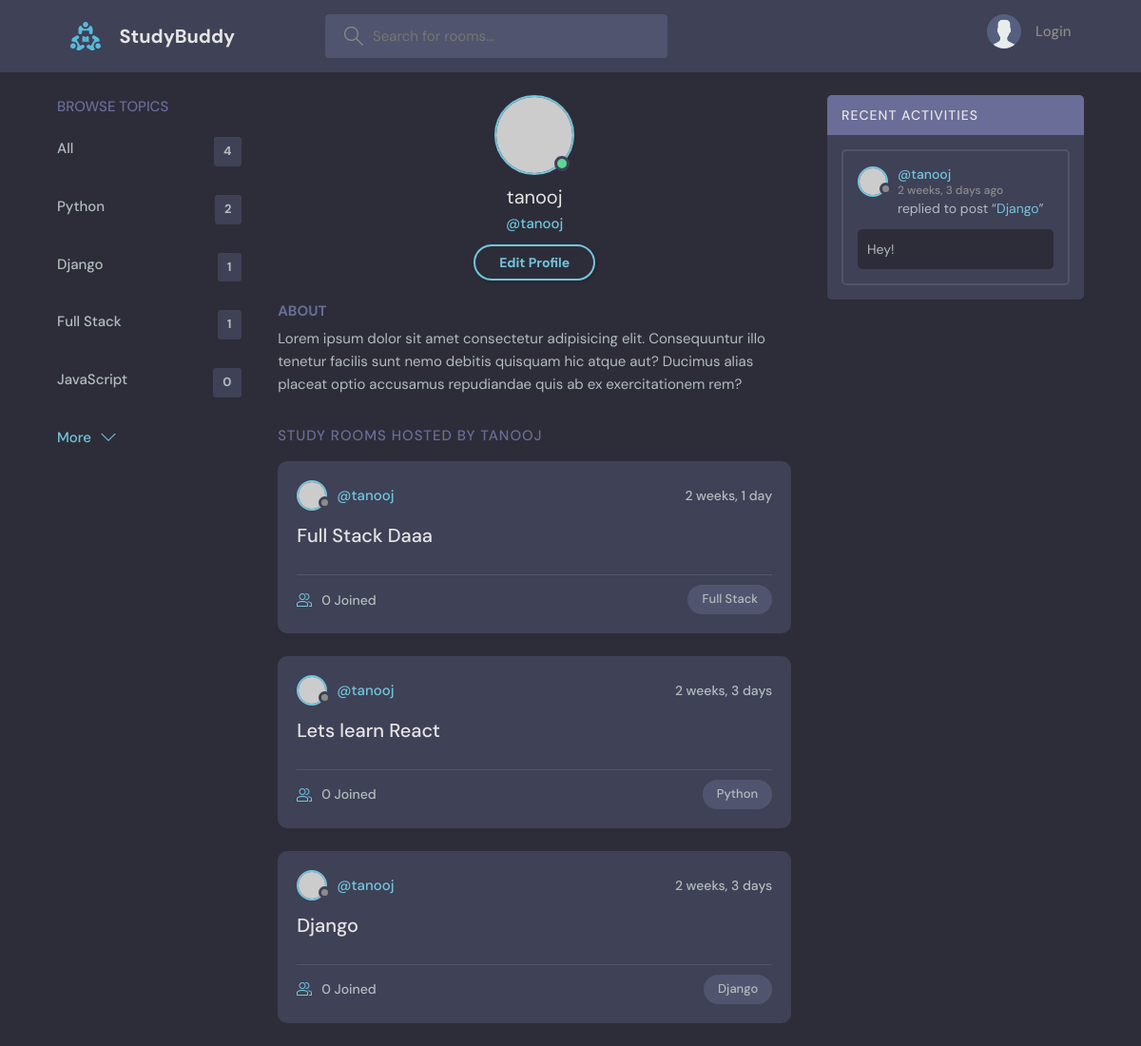
Page /profile/1/ on the earlier database version.
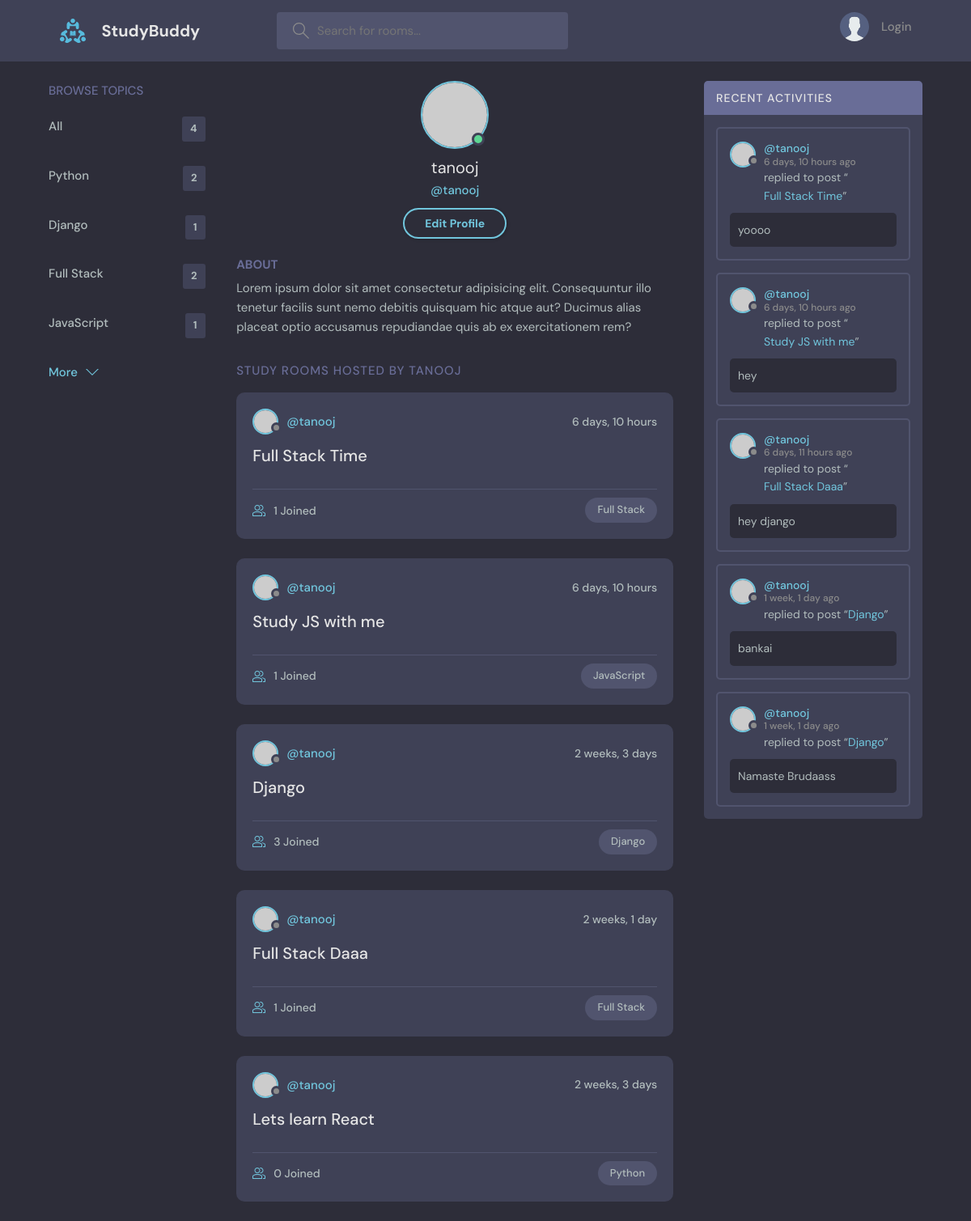
Same page on the later database version.
### base/models.py (models this page shows, shortened)
class Topic(models.Model):
    name = models.CharField(max_length=200)

class Room(models.Model):
    host = models.ForeignKey(User, on_delete=models.SET_NULL,null=True)
    topic = models.ForeignKey(Topic, on_delete=models.SET_NULL,null=True)
    name = models.CharField(max_length=200)
    description = models.TextField(null=True,blank=True)
    participants = models.ManyToManyField(User,related_name='participants',blank=True)
    updated = models.DateTimeField(auto_now=True)
    created = models.DateTimeField(auto_now_add=True)
    class Meta:
        ordering = ['-updated','-created']

class Message(models.Model):
    user = models.ForeignKey(User, on_delete=models.CASCADE)
    room =models.ForeignKey(Room, on_delete=models.CASCADE)
    body = models.TextField()
    updated = models.DateTimeField(auto_now=True)
    created = models.DateTimeField(auto_now_add=True)
    class Meta:
        ordering = ['-updated','-created']

### base/views.py (the view)
# urls.py: path('profile/<str:pk>/',views.userProfile,name='profile'),
def userProfile(request,pk):
    user = User.objects.get(id = pk)
    rooms = user.room_set.all()
    room_messages = user.message_set.all()
    topics = Topic.objects.all()
    context = {'user':user,'rooms':rooms,'topics':topics,'room_messages':room_messages}
    return render(request,'base/profile.html',context)

### base/templates/base/profile.html
{% extends 'main.html' %}
{% block content %}
  <main class="profile-page layout layout--3">
    <div class="container">
      {% include 'base/topics_component.html' %}
      <div class="roomList">
        <div class="profile">
          <div class="profile__avatar">
            <div class="avatar avatar--large active">
              <img src="https://randomuser.me/api/portraits/men/11.jpg" />
            </div>
          </div>
          <div class="profile__info">
            <h3>{{user.username}}</h3>
            <p>@{{user.username}}</p>
            <a href="edit-user.html" class="btn btn--main btn--pill">Edit Profile</a>
          </div>
          <div class="profile__about">
            <h3>About</h3>
            <p>
              Lorem ipsum dolor sit amet consectetur adipisicing elit. Consequuntur illo tenetur
              facilis sunt nemo debitis quisquam hic atque aut? Ducimus alias placeat optio
              accusamus repudiandae quis ab ex exercitationem rem?
            </p>
          </div>
        </div>
        <div class="roomList__header">
          <div>
            <h2>Study Rooms Hosted by {{user.username}}</a>
            </h2>
          </div>
        </div>
        {% include 'base/feed_component.html' %}
      </div>
      {% include 'base/activity_component.html' %}
    </div>
  </main>
{% endblock %}

### base/templates/base/topics_component.html
<div class="topics">
    <div class="topics__header">
      <h2>Browse Topics</h2>
    </div>
    <ul class="topics__list">
      <li>
        <a href="{% url 'home' %}">All <span>{{topics.count}}</span></a>
      </li>
      {% for topic in topics %}
      <li>
        <a href="{% url 'home' %}?q={{topic.name}}">{{topic.name}}<span>{{topic.room_set.all.count}}</span></a>
      </li>
      {% endfor %}
    </ul>
    <a class="btn btn--link" href="topics.html">
      More
      <svg
        version="1.1"
        xmlns="http://www.w3.org/2000/svg"
        width="32"
        height="32"
        viewBox="0 0 32 32"
      >
        <title>chevron-down</title>
        <path d="M16 21l-13-13h-3l16 16 16-16h-3l-13 13z"></path>
      </svg>
    </a>
  </div>

### base/templates/base/feed_component.html (shortened to what this page needs)
{% for room in rooms%}
<div class="roomListRoom">
  <div class="roomListRoom__header">
    <a href="{% url 'profile' room.host.id %}" class="roomListRoom__author">
      <div class="avatar avatar--small">
        <img src="https://randomuser.me/api/portraits/women/11.jpg" />
      </div>
      <span>@{{room.host.username}}</span>
    </a>
    <div class="roomListRoom__actions">
      <span>{{room.created|timesince}}</span>
    </div>
  </div>
  <div class="roomListRoom__content">
    <a href="/room/{{room.id}}">{{room.name}}</a>
  </div>
  <div class="roomListRoom__meta">
    <a href="/room/{{room.id}}" class="roomListRoom__joined">
       {{room.participants.all.count}} Joined
    </a>
    <p class="roomListRoom__topic">{{room.topic.name}}</p>
  </div>
</div>
{% endfor %}

### base/templates/base/activity_component.html (shortened to what this page needs)
<div class="activities">
    <div class="activities__header">
      <h2>Recent Activities</h2>
    </div>
    {% for msg in room_messages %}
    <div class="activities__box">
      <div class="activities__boxHeader roomListRoom__header">
        <a href="{% url 'profile' msg.user.id %}" class="roomListRoom__author">
          <div class="avatar avatar--small">
            <img src="https://randomuser.me/api/portraits/women/11.jpg" />
          </div>
          <p>
            @{{msg.user}}
            <span>{{msg.created|timesince}} ago</span>
          </p>
        </a>
      </div>
      <div class="activities__boxContent">
        <p>
          replied to post “<a href="{% url 'room' msg.room.id %}">{{msg.room.name}}</a
          >”
        </p>
        <div class="activities__boxRoomContent">
            {{msg.body}}
        </div>
      </div>
    </div>
    {% endfor %}
  </div>

Differences in the rows shown:
removed Message: user "tanooj", created "2 weeks, 3 days", room.name "Django", body "Hey!"
computed for Topic "Full Stack": room_set.all.count "1" → "2"
computed for Topic "JavaScript": room_set.all.count "0" → "1"
added Room: host.username "tanooj", created "6 days, 10 hours", name "Full Stack Time", participants.all.count "1", topic.name "Full Stack"
added Room: host.username "tanooj", created "6 days, 10 hours", name "Study JS with me", participants.all.count "1", topic.name "JavaScript"
changed Room "Django": participants.all.count "0" → "3"; moves up the list
computed for Room "Full Stack Daaa": participants.all.count "0" → "1"
added Message: user "tanooj", created "6 days, 10 hours", room.name "Full Stack Time", body "yoooo"
added Message: user "tanooj", created "6 days, 10 hours", room.name "Study JS with me", body "hey"
added Message: user "tanooj", created "6 days, 11 hours", room.name "Full Stack Daaa", body "hey django"
added Message: user "tanooj", created "1 week, 1 day", room.name "Django", body "bankai"
added Message: user "tanooj", created "1 week, 1 day", room.name "Django", body "Namaste Brudaass"
